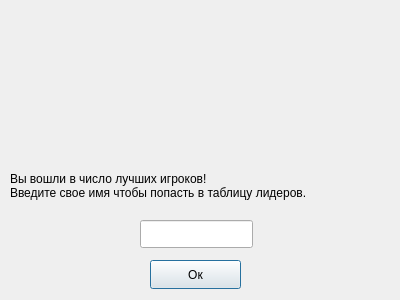
<?xml version="1.0" encoding="UTF-8"?>
<ui version="4.0">
 <class>GameOver</class>
 <widget class="QDialog" name="GameOver">
  <property name="geometry">
   <rect>
    <x>0</x>
    <y>0</y>
    <width>400</width>
    <height>300</height>
   </rect>
  </property>
  <property name="minimumSize">
   <size>
    <width>400</width>
    <height>300</height>
   </size>
  </property>
  <property name="maximumSize">
   <size>
    <width>400</width>
    <height>300</height>
   </size>
  </property>
  <property name="windowTitle">
   <string>Введите имя</string>
  </property>
  <widget class="QLabel" name="notification">
   <property name="geometry">
    <rect>
     <x>10</x>
     <y>160</y>
     <width>371</width>
     <height>51</height>
    </rect>
   </property>
   <property name="text">
    <string>Вы вошли в число лучших игроков!
Введите свое имя чтобы попасть в таблицу лидеров.</string>
   </property>
  </widget>
  <widget class="QLabel" name="emoj_party">
   <property name="geometry">
    <rect>
     <x>130</x>
     <y>10</y>
     <width>141</width>
     <height>141</height>
    </rect>
   </property>
   <property name="styleSheet">
    <string notr="true">image:url(:/util_img/util_img/Party Face Emoji.png)</string>
   </property>
   <property name="text">
    <string/>
   </property>
  </widget>
  <widget class="QLineEdit" name="lineEdit">
   <property name="geometry">
    <rect>
     <x>140</x>
     <y>220</y>
     <width>113</width>
     <height>28</height>
    </rect>
   </property>
  </widget>
  <widget class="QPushButton" name="OkButton">
   <property name="geometry">
    <rect>
     <x>150</x>
     <y>260</y>
     <width>91</width>
     <height>29</height>
    </rect>
   </property>
   <property name="text">
    <string>Ок</string>
   </property>
  </widget>
 </widget>
 <resources/>
 <connections/>
</ui>
